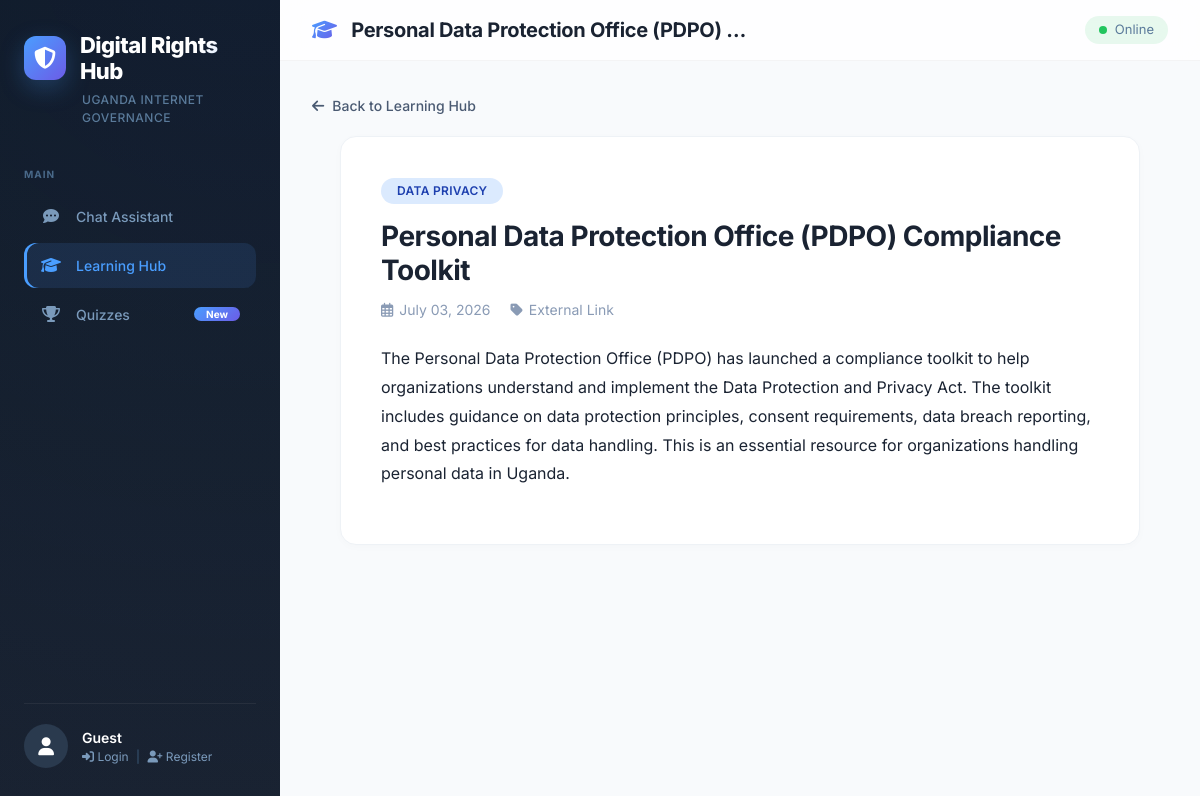
Page /learn/10/ on the committed database.
### chatbot/models.py (models this page shows, shortened)
class Resource(models.Model):
    RESOURCE_TYPES = [
        ('article', 'Article'),
        ('video', 'Video'),
        ('pdf', 'PDF'),
        ('link', 'External Link'),
    ]
    CATEGORY_CHOICES = [
        ('digital_rights', 'Digital Rights'),
        ('privacy', 'Data Privacy'),
        ('ai_policy', 'AI Policy'),
        ('cybersecurity', 'Cybersecurity'),
        ('internet_governance', 'Internet Governance'),
        ('general', 'General'),
    ]
    title = models.CharField(max_length=200)
    summary = models.TextField()
    content = models.TextField(blank=True)
    category = models.CharField(max_length=50, choices=CATEGORY_CHOICES)
    resource_type = models.CharField(max_length=20, choices=RESOURCE_TYPES, default='article')
    url = models.URLField(blank=True, null=True)
    image_url = models.URLField(blank=True, null=True)
    created_at = models.DateTimeField(auto_now_add=True)
    updated_at = models.DateTimeField(auto_now=True)
    is_published = models.BooleanField(default=True)
    class Meta:
        ordering = ['-created_at']

### chatbot/views.py (the view)
# urls.py: path('learn/<int:resource_id>/', views.resource_detail, name='resource_detail'),
def resource_detail(request, resource_id):
    try:
        resource = Resource.objects.get(id=resource_id, is_published=True)
        return render(request, 'chatbot/resource_detail.html', {'resource': resource})
    except Resource.DoesNotExist:
        return render(request, 'chatbot/404.html', status=404)

### chatbot/templates/chatbot/resource_detail.html (shortened to what this page needs)
<!DOCTYPE html>
<html lang="en">
<head>
    <link href="https://cdn.jsdelivr.net/npm/bootstrap@5.3.0/dist/css/bootstrap.min.css" rel="stylesheet">
    <link rel="stylesheet" href="https://cdnjs.cloudflare.com/ajax/libs/font-awesome/6.4.0/css/all.min.css">
</head>
<body>
<div class="app-container">
    <aside class="sidebar">
        <div class="sidebar-brand">
            <div class="logo-icon">
                <div class="icon-wrap"><i class="fas fa-shield-alt"></i></div>
                <h1>Digital Rights Hub</h1>
            </div>
            <div class="subtitle">Uganda Internet Governance</div>
        </div>
        <nav class="sidebar-nav">
            <div class="nav-label">Main</div>
            <a href="/" class="nav-item"><i class="fas fa-comment-dots"></i> Chat Assistant</a>
            <a href="/learn/" class="nav-item active"><i class="fas fa-graduation-cap"></i> Learning Hub</a>
            <a href="/quizzes/" class="nav-item"><i class="fas fa-trophy"></i> Quizzes <span class="badge">New</span></a>
        </nav>
        <div class="sidebar-footer">
            <div class="user-info">
                {% if user.is_authenticated %}
                    <div class="user-avatar">{{ user.username|make_list|first|upper }}</div>
                    <div>
                        <div class="user-name">{{ user.username }}</div>
                        <div class="user-role">
                            <a href="{% url 'profile' %}"><i class="fas fa-user"></i> Profile</a>
                            <span class="sep">|</span>
                            <a href="{% url 'logout' %}"><i class="fas fa-sign-out-alt"></i> Logout</a>
                        </div>
                    </div>
                {% else %}
                    <div class="user-avatar guest"><i class="fas fa-user" style="font-size:18px;"></i></div>
                    <div>
                        <div class="user-name">Guest</div>
                        <div class="user-role">
                            <a href="{% url 'login' %}"><i class="fas fa-sign-in-alt"></i> Login</a>
                            <span class="sep">|</span>
                            <a href="{% url 'register' %}"><i class="fas fa-user-plus"></i> Register</a>
                        </div>
                    </div>
                {% endif %}
            </div>
        </div>
    </aside>
    <main class="main-content">
        <header class="main-header">
            <h2><i class="fas fa-graduation-cap"></i> {{ resource.title|truncatechars:40 }}</h2>
            <div class="header-actions"><span class="status"><span class="dot"></span><span>Online</span></span></div>
        </header>
        <div class="content-area">
            <a href="/learn/" class="back-link"><i class="fas fa-arrow-left"></i> Back to Learning Hub</a>
            <div class="detail-container">
                <span class="detail-badge badge-{{ resource.category }}">{{ resource.get_category_display }}</span>
                <h1>{{ resource.title }}</h1>
                <div class="meta-info">
                    <span><i class="far fa-calendar-alt"></i> {{ resource.created_at|date:"F d, Y" }}</span>
                    <span><i class="fas fa-tag"></i> {{ resource.get_resource_type_display }}</span>
                </div>
                <div class="content">
                    {% if resource.content %}{{ resource.content|linebreaks }}{% else %}<p>{{ resource.summary }}</p>{% endif %}
                </div>
            </div>
        </div>
    </main>
</div>
</body>
</html>

### rows in the picture
Resource: title "Personal Data Protection Office (PDPO) …", category "DATA PRIVACY", title "Personal Data Protection Office (PDPO) Compliance Toolkit", created_at "July 03, 2026", resource_type "External Link", content "The Personal Data Protection Office (PDPO) has launched a compliance toolkit to help organizations understand and implement the Data Protection and Privacy Act. The toolkit includes guidance on data protection principles, consent requirements, data breach reporting, and best practices for data handling. This is an essential resource for organizations handling personal data in Uganda."
